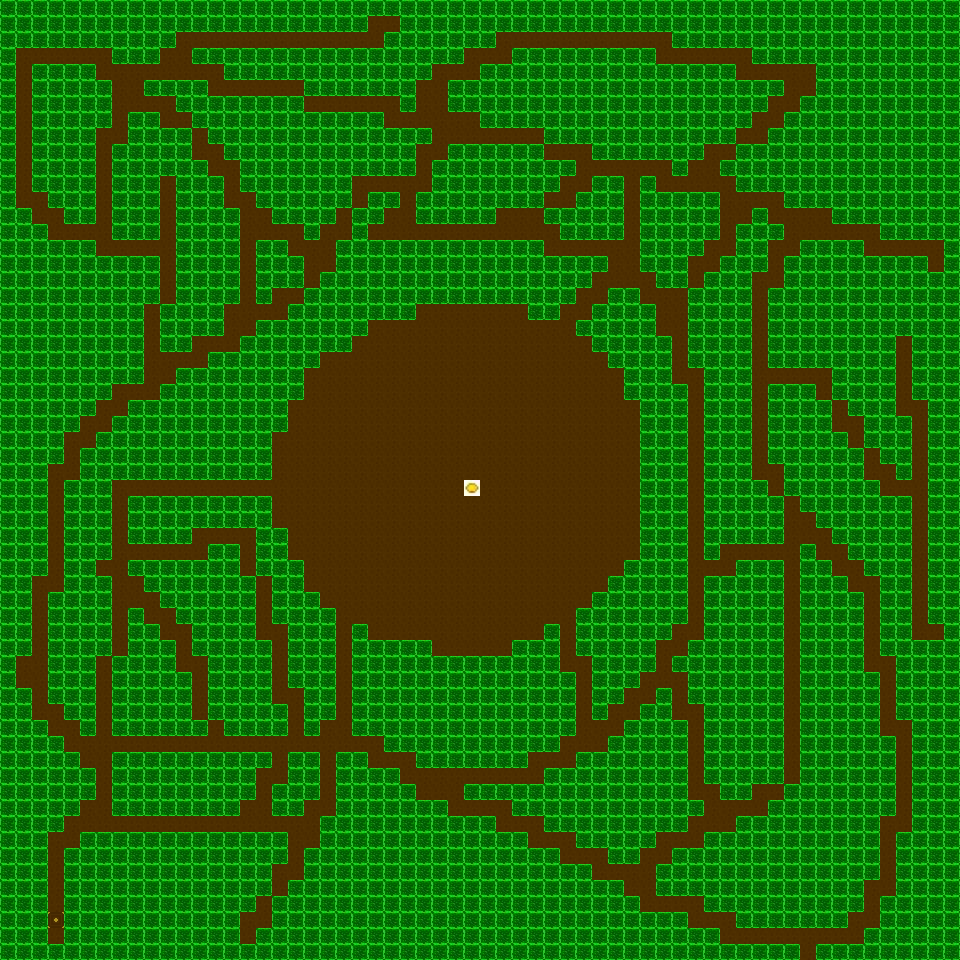

Rendered tile map (Tiled .tmx) drawn with the repository's tilesets; below, a short description and the full map source, tile grids included:
An orthogonal 60x60 tile map with 16x16 px tiles, 1 tile layer (Слой тайлов 1).

<map version="1.10" tiledversion="1.10.2" orientation="orthogonal" renderorder="right-down" width="60" height="60" tilewidth="16" tileheight="16" infinite="0" nextlayerid="2" nextobjectid="1">
 <editorsettings>
  <export target="level_file.csv" format="csv" />
 </editorsettings>
 <tileset firstgid="1" source="images.tsx" />
 <layer id="1" name="Слой тайлов 1" width="60" height="60">
  <data encoding="csv">
3,3,3,3,3,3,3,3,3,3,3,3,3,3,3,3,3,3,3,3,3,3,3,3,3,3,3,3,3,3,3,3,3,3,3,3,3,3,3,3,3,3,3,3,3,3,3,3,3,3,3,3,3,3,3,3,3,3,3,3,
3,3,3,3,3,3,3,3,3,3,3,3,3,3,3,3,3,3,3,3,3,3,3,1,1,3,3,3,3,3,3,3,3,3,3,3,3,3,3,3,3,3,3,3,3,3,3,3,3,3,3,3,3,3,3,3,3,3,3,3,
3,3,3,3,3,3,3,3,3,3,3,1,1,1,1,1,1,1,1,1,1,1,1,1,3,3,3,3,3,3,3,1,1,1,1,1,1,1,1,1,1,1,3,3,3,3,3,3,3,3,3,3,3,3,3,3,3,3,3,3,
3,1,1,1,1,1,1,3,3,3,1,1,3,3,3,3,3,3,3,3,3,3,3,3,3,3,3,3,3,1,1,1,3,3,3,3,3,3,3,3,3,1,1,1,1,1,1,3,3,3,3,3,3,3,3,3,3,3,3,3,
3,1,3,3,3,3,1,1,1,1,1,1,1,1,3,3,3,3,3,3,3,3,3,3,3,3,3,1,1,1,3,3,3,3,3,3,3,3,3,3,3,3,3,3,3,3,1,1,1,1,1,3,3,3,3,3,3,3,3,3,
3,1,3,3,3,3,3,1,1,3,3,3,3,1,1,1,1,1,1,3,3,3,3,3,3,3,1,1,3,3,3,3,3,3,3,3,3,3,3,3,3,3,3,3,3,3,3,3,3,1,1,3,3,3,3,3,3,3,3,3,
3,1,3,3,3,3,3,1,1,1,1,3,3,3,3,3,3,3,3,1,1,1,1,1,1,3,1,1,3,3,3,3,3,3,3,3,3,3,3,3,3,3,3,3,3,3,3,3,1,1,3,3,3,3,3,3,3,3,3,3,
3,1,3,3,3,3,3,1,3,3,1,1,3,3,3,3,3,3,3,3,3,3,3,3,1,1,1,1,1,1,3,3,3,3,3,3,3,3,3,3,3,3,3,3,3,3,3,1,1,3,3,3,3,3,3,3,3,3,3,3,
3,1,3,3,3,3,1,1,3,3,3,3,1,3,3,3,3,3,3,3,3,3,3,3,3,3,3,1,1,1,1,1,1,1,3,3,3,3,3,3,3,3,3,3,3,3,1,1,3,3,3,3,3,3,3,3,3,3,3,3,
3,1,3,3,3,3,1,3,3,3,3,3,1,1,3,3,3,3,3,3,3,3,3,3,3,3,1,1,3,3,3,3,3,3,1,1,1,3,3,3,3,3,3,3,1,1,3,3,3,3,3,3,3,3,3,3,3,3,3,3,
3,1,3,3,3,3,1,3,3,3,3,3,3,1,1,3,3,3,3,3,3,3,3,3,3,3,1,3,3,3,3,3,3,3,3,3,1,1,1,1,1,1,3,1,1,3,3,3,3,3,3,3,3,3,3,3,3,3,3,3,
3,1,3,3,3,3,1,3,3,3,1,3,3,3,1,3,3,3,3,3,3,3,1,1,1,1,1,3,3,3,3,3,3,3,3,1,1,3,3,1,3,1,1,1,1,1,3,3,3,3,3,3,3,3,3,3,3,3,3,3,
3,1,1,3,3,3,1,3,3,3,1,3,3,3,1,1,3,3,3,3,3,3,1,3,3,1,3,3,3,3,3,3,3,3,1,1,3,3,3,1,3,3,3,3,3,1,1,1,1,3,3,3,3,3,3,3,3,3,3,3,
3,3,1,1,3,3,1,3,3,3,1,3,3,3,3,1,1,3,3,3,3,1,3,3,1,1,3,3,3,3,3,1,1,1,3,3,3,3,3,1,3,3,3,3,3,1,1,3,1,1,1,1,3,3,3,3,3,3,3,3,
3,3,3,1,1,1,1,3,3,3,1,3,3,3,3,1,1,1,1,3,1,1,3,1,1,1,1,1,1,1,1,1,1,1,1,3,3,3,3,1,3,3,3,3,3,1,3,3,3,1,1,1,1,1,1,3,3,3,3,3,
3,3,3,3,3,3,1,1,1,1,1,3,3,3,3,1,3,3,1,1,1,3,3,3,3,3,3,3,3,3,3,3,3,3,1,1,1,1,1,1,3,3,3,3,1,1,3,3,1,1,3,3,3,3,1,1,1,1,1,3,
3,3,3,3,3,3,3,3,3,3,1,3,3,3,3,1,3,3,3,1,1,3,3,3,3,3,3,3,3,3,3,3,3,3,3,3,3,3,1,1,3,3,3,1,1,3,3,3,1,3,3,3,3,3,3,3,3,3,1,3,
3,3,3,3,3,3,3,3,3,3,1,3,3,3,3,1,3,3,3,1,3,3,3,3,3,3,3,3,3,3,3,3,3,3,3,3,3,1,1,1,1,3,3,1,3,3,3,1,1,3,3,3,3,3,3,3,3,3,3,3,
3,3,3,3,3,3,3,3,3,3,1,3,3,3,3,1,3,1,1,3,3,3,3,3,3,3,3,3,3,3,3,3,3,3,3,3,1,1,3,3,1,1,1,3,3,3,3,1,3,3,3,3,3,3,3,3,3,3,3,3,
3,3,3,3,3,3,3,3,3,1,3,3,3,3,1,1,1,1,3,3,3,3,3,3,3,3,1,1,1,1,1,1,1,3,3,1,1,3,3,3,3,1,1,3,3,3,3,1,3,3,3,3,3,3,3,3,3,3,3,3,
3,3,3,3,3,3,3,3,3,1,3,3,3,3,1,1,3,3,3,3,3,3,3,1,1,1,1,1,1,1,1,1,1,1,1,1,3,3,3,3,3,1,1,3,3,3,3,1,3,3,3,3,3,3,3,3,3,3,3,3,
3,3,3,3,3,3,3,3,3,1,3,3,1,1,1,3,3,3,3,3,3,3,1,1,1,1,1,1,1,1,1,1,1,1,1,1,1,3,3,3,3,3,1,3,3,3,3,1,3,3,3,3,3,3,3,3,1,3,3,3,
3,3,3,3,3,3,3,3,3,1,1,1,1,3,3,3,3,3,3,3,1,1,1,1,1,1,1,1,1,1,1,1,1,1,1,1,1,1,3,3,3,3,1,3,3,3,3,1,3,3,3,3,3,3,3,3,1,3,3,3,
3,3,3,3,3,3,3,3,3,1,1,3,3,3,3,3,3,3,3,1,1,1,1,1,1,1,1,1,1,1,1,1,1,1,1,1,1,1,1,3,3,3,1,1,3,3,3,1,1,1,1,1,3,3,3,3,1,3,3,3,
3,3,3,3,3,3,3,1,1,1,3,3,3,3,3,3,3,3,3,1,1,1,1,1,1,1,1,1,1,1,1,1,1,1,1,1,1,1,1,3,3,3,3,1,3,3,3,1,3,3,3,1,3,3,3,3,1,3,3,3,
3,3,3,3,3,3,1,1,3,3,3,3,3,3,3,3,3,3,1,1,1,1,1,1,1,1,1,1,1,1,1,1,1,1,1,1,1,1,1,1,3,3,3,1,3,3,3,1,3,3,3,3,1,3,3,3,1,1,3,3,
3,3,3,3,3,1,1,3,3,3,3,3,3,3,3,3,3,3,1,1,1,1,1,1,1,1,1,1,1,1,1,1,1,1,1,1,1,1,1,1,3,3,3,1,3,3,3,1,3,3,3,3,1,1,3,3,3,1,3,3,
3,3,3,3,1,1,3,3,3,3,3,3,3,3,3,3,3,1,1,1,1,1,1,1,1,1,1,1,1,1,1,1,1,1,1,1,1,1,1,1,3,3,3,1,3,3,3,1,3,3,3,3,3,1,3,3,3,1,3,3,
3,3,3,3,1,3,3,3,3,3,3,3,3,3,3,3,3,1,1,1,1,1,1,1,1,1,1,1,1,1,1,1,1,1,1,1,1,1,1,1,3,3,3,1,3,3,3,1,3,3,3,3,3,3,1,3,3,1,3,3,
3,3,3,1,1,3,3,3,3,3,3,3,3,3,3,3,3,1,1,1,1,1,1,1,1,1,1,1,1,1,1,1,1,1,1,1,1,1,1,1,3,3,3,1,3,3,3,1,1,3,3,3,3,3,1,1,3,1,3,3,
3,3,3,1,3,3,3,1,1,1,1,1,1,1,1,1,1,1,1,1,1,1,1,1,1,1,1,1,1,9,1,1,1,1,1,1,1,1,1,1,3,3,3,1,3,3,3,3,1,3,3,3,3,3,3,1,1,1,3,3,
3,3,3,1,3,3,3,1,3,3,3,3,3,3,3,3,3,1,1,1,1,1,1,1,1,1,1,1,1,1,1,1,1,1,1,1,1,1,1,1,3,3,3,1,3,3,3,3,3,1,3,3,3,3,3,3,3,1,3,3,
3,3,3,1,3,3,3,1,3,3,3,3,3,3,3,3,3,1,1,1,1,1,1,1,1,1,1,1,1,1,1,1,1,1,1,1,1,1,1,1,3,3,3,1,3,3,3,3,3,1,1,3,3,3,3,3,3,1,3,3,
3,3,3,1,3,3,3,1,3,3,3,3,1,1,1,1,3,3,1,1,1,1,1,1,1,1,1,1,1,1,1,1,1,1,1,1,1,1,1,1,3,3,3,1,3,3,3,3,3,1,1,1,3,3,3,3,3,1,3,3,
3,3,3,1,3,3,3,1,1,1,1,1,1,3,3,1,3,3,1,1,1,1,1,1,1,1,1,1,1,1,1,1,1,1,1,1,1,1,1,1,3,3,3,1,3,1,1,1,1,1,3,1,1,3,3,3,3,1,3,3,
3,3,3,1,3,3,1,1,3,3,3,3,3,3,3,1,3,3,3,1,1,1,1,1,1,1,1,1,1,1,1,1,1,1,1,1,1,1,1,3,3,3,3,1,1,1,3,3,3,1,3,3,1,1,3,3,3,1,3,3,
3,3,1,1,3,3,3,1,1,3,3,3,3,3,3,3,1,3,3,1,1,1,1,1,1,1,1,1,1,1,1,1,1,1,1,1,1,1,3,3,3,3,3,1,3,3,3,3,3,1,3,3,3,1,1,3,3,1,3,3,
3,3,1,3,3,3,3,1,1,1,3,3,3,3,3,3,1,3,3,3,1,1,1,1,1,1,1,1,1,1,1,1,1,1,1,1,1,3,3,3,3,3,3,1,3,3,3,3,3,1,3,3,3,3,1,3,3,1,3,3,
3,3,1,3,3,3,3,1,3,1,1,3,3,3,3,3,1,3,3,3,3,1,1,1,1,1,1,1,1,1,1,1,1,1,1,1,3,3,3,3,3,3,3,1,3,3,3,3,3,1,3,3,3,3,1,3,3,1,3,3,
3,3,1,3,3,3,3,1,3,3,1,1,3,3,3,3,1,1,3,3,3,1,3,1,1,1,1,1,1,1,1,1,1,1,3,1,3,3,3,3,3,3,1,1,3,3,3,3,3,1,3,3,3,3,1,3,3,1,1,3,
3,3,1,3,3,3,3,1,3,3,3,1,3,3,3,3,3,1,3,3,3,1,3,3,3,3,3,1,1,1,1,1,3,3,3,1,3,3,3,3,3,1,1,3,3,3,3,3,3,1,3,3,3,3,1,3,3,3,3,3,
3,1,1,3,3,3,1,3,3,3,3,1,1,3,3,3,3,1,3,3,3,1,3,3,3,3,3,3,3,3,3,3,3,3,3,1,1,3,3,3,3,1,3,3,3,3,3,3,3,1,3,3,3,3,1,1,3,3,3,3,
3,1,1,3,3,3,1,3,3,3,3,3,1,3,3,3,3,1,3,3,3,1,3,3,3,3,3,3,3,3,3,3,3,3,3,3,1,3,3,3,1,1,1,3,3,3,3,3,3,1,3,3,3,3,3,1,3,3,3,3,
3,3,1,3,3,3,1,3,3,3,3,3,1,3,3,3,3,1,1,3,3,1,3,3,3,3,3,3,3,3,3,3,3,3,3,3,1,3,3,1,1,3,1,3,3,3,3,3,3,1,3,3,3,3,3,1,3,3,3,3,
3,3,1,1,3,3,1,3,3,3,3,3,1,3,3,3,3,3,1,3,3,1,3,3,3,3,3,3,3,3,3,3,3,3,3,3,1,3,1,1,3,3,1,1,3,3,3,3,3,1,3,3,3,3,3,1,3,3,3,3,
3,3,3,1,1,3,1,3,3,3,3,3,3,1,3,3,3,3,1,3,1,1,3,3,3,3,3,3,3,3,3,3,3,3,3,3,1,1,1,3,3,3,3,1,3,3,3,3,3,1,3,3,3,3,3,1,1,3,3,3,
3,3,3,3,1,1,1,1,1,1,1,1,1,1,1,1,1,1,1,1,1,1,1,1,3,3,3,3,3,3,3,3,3,3,3,1,1,1,3,3,3,3,3,1,3,3,3,3,3,1,3,3,3,3,3,3,1,3,3,3,
3,3,3,3,3,1,1,3,3,3,3,3,3,3,3,3,3,1,3,3,1,3,3,1,1,1,3,3,3,3,3,3,3,1,1,1,3,3,3,3,3,3,3,1,3,3,3,3,3,1,3,3,3,3,3,3,1,3,3,3,
3,3,3,3,3,3,1,3,3,3,3,3,3,3,3,3,1,1,3,3,1,3,3,3,3,1,1,1,1,1,1,1,1,1,3,3,3,3,3,3,3,3,3,1,3,3,3,3,3,1,3,3,3,3,3,3,1,3,3,3,
3,3,3,3,3,3,1,3,3,3,3,3,3,3,3,3,1,3,3,3,1,3,3,3,3,3,1,1,1,3,3,3,3,3,3,3,3,3,3,3,3,3,3,1,1,3,3,1,1,3,3,3,3,3,3,3,1,3,3,3,
3,3,3,3,3,1,1,3,3,3,3,3,3,3,3,1,1,3,3,1,1,3,3,3,3,3,3,3,1,1,1,1,3,3,3,3,3,3,3,3,3,3,3,3,1,1,1,1,3,3,3,3,3,3,3,3,1,3,3,3,
3,3,3,3,1,1,1,1,1,1,1,1,1,1,1,1,1,1,1,1,3,3,3,3,3,3,3,3,3,3,3,1,1,1,3,3,3,3,3,3,3,3,3,1,1,1,3,3,3,3,3,3,3,3,3,1,1,3,3,3,
3,3,3,1,1,3,3,3,3,3,3,3,3,3,3,3,3,3,1,1,3,3,3,3,3,3,3,3,3,3,3,3,3,1,1,1,3,3,3,3,3,1,1,1,3,3,3,3,3,3,3,3,3,3,3,1,3,3,3,3,
3,3,3,1,3,3,3,3,3,3,3,3,3,3,3,3,3,3,1,3,3,3,3,3,3,3,3,3,3,3,3,3,3,3,3,1,1,1,3,3,1,1,3,3,3,3,3,3,3,3,3,3,3,3,3,1,3,3,3,3,
3,3,3,1,3,3,3,3,3,3,3,3,3,3,3,3,3,1,1,3,3,3,3,3,3,3,3,3,3,3,3,3,3,3,3,3,3,1,1,1,1,3,3,3,3,3,3,3,3,3,3,3,3,3,3,1,3,3,3,3,
3,3,3,1,3,3,3,3,3,3,3,3,3,3,3,3,3,1,3,3,3,3,3,3,3,3,3,3,3,3,3,3,3,3,3,3,3,3,3,1,1,3,3,3,3,3,3,3,3,3,3,3,3,3,1,1,3,3,3,3,
3,3,3,1,3,3,3,3,3,3,3,3,3,3,3,3,1,3,3,3,3,3,3,3,3,3,3,3,3,3,3,3,3,3,3,3,3,3,3,3,1,1,1,1,3,3,3,3,3,3,3,3,3,3,1,3,3,3,3,3,
3,3,3,14,3,3,3,3,3,3,3,3,3,3,3,1,1,3,3,3,3,3,3,3,3,3,3,3,3,3,3,3,3,3,3,3,3,3,3,3,3,3,3,1,1,1,3,3,3,3,3,3,3,1,1,3,3,3,3,3,
3,3,3,1,3,3,3,3,3,3,3,3,3,3,3,1,3,3,3,3,3,3,3,3,3,3,3,3,3,3,3,3,3,3,3,3,3,3,3,3,3,3,3,3,3,1,1,1,1,1,1,1,1,1,3,3,3,3,3,3,
3,3,3,3,3,3,3,3,3,3,3,3,3,3,3,3,3,3,3,3,3,3,3,3,3,3,3,3,3,3,3,3,3,3,3,3,3,3,3,3,3,3,3,3,3,3,3,3,3,3,1,3,3,3,3,3,3,3,3,3
</data>
 </layer>
</map>